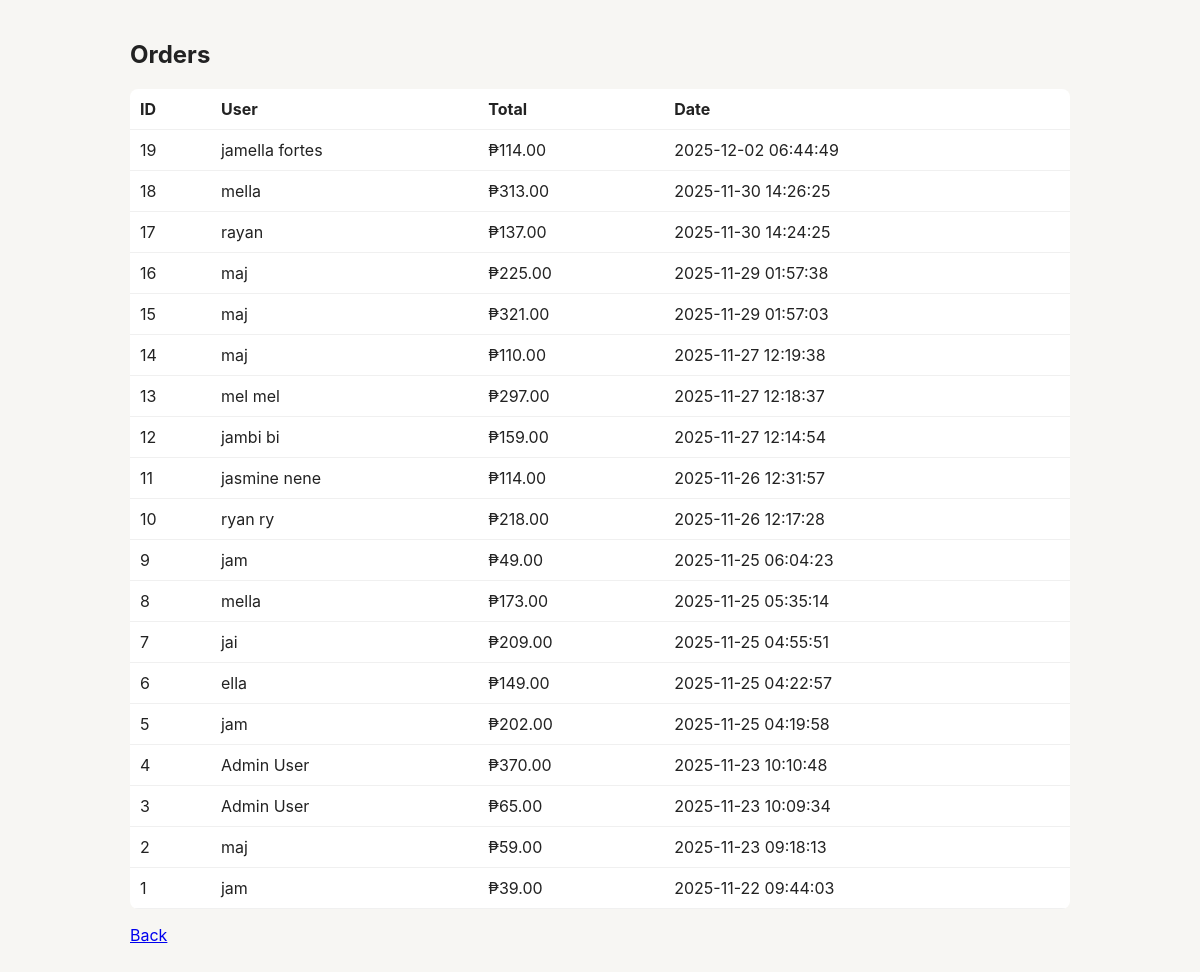
The page /admin/view_orders.php (signed in) on the database its author committed.
### tables this page shows
CREATE TABLE `orders` (
  `id` int(11) NOT NULL,
  `user_id` int(11) DEFAULT NULL,
  `total` decimal(10,2) DEFAULT NULL,
  `created_at` timestamp NOT NULL DEFAULT current_timestamp()
);

CREATE TABLE `users` (
  `id` int(11) NOT NULL,
  `fullname` varchar(100) DEFAULT NULL,
  `email` varchar(150) DEFAULT NULL,
  `password` varchar(255) DEFAULT NULL,
  `role` enum('user','admin') DEFAULT 'user'
);

### admin/view_orders.php (the view, shortened to what this page needs)
<?php
include "../includes/db.php";
$res = $conn->query("SELECT o.*, u.fullname FROM orders o LEFT JOIN users u ON u.id = o.user_id ORDER BY o.created_at DESC");
?>
<!doctype html>
<html><head><meta charset="utf-8"><title>Orders</title><link rel="stylesheet" href="../assets/css/style.css"></head><body>
<div class="container">
  <h2>Orders</h2>
  <table class="cart-table">
    <thead><tr><th>ID</th><th>User</th><th>Total</th><th>Date</th></tr></thead>
    <tbody>
      <?php while($row = $res->fetch_assoc()): ?>
      <tr>
        <td><?php echo $row['id']; ?></td>
        <td><?php echo htmlspecialchars($row['fullname']); ?></td>
        <td>₱<?php echo number_format($row['total'],2); ?></td>
        <td><?php echo $row['created_at']; ?></td>
      </tr>
      <?php endwhile; ?>
    </tbody>
  </table>
  <p><a href="index.php">Back</a></p>
</div>
</body></html>

### assets/css/style.css (style rules this page uses)
:root { --brown:#6B4F2B; --muted:#6b7280; --bg:#f7f6f3; }
* { box-sizing:border-box }
body { font-family:Inter,system-ui,Segoe UI,Roboto,Arial,sans-serif;margin:0;background:var(--bg);color:#222 }
.container { max-width:980px;margin:0 auto;padding:20px }
.cart-table { width:100%;border-collapse:collapse;background:#fff;border-radius:8px;overflow:hidden }
.cart-table th,.cart-table td { padding:10px;border-bottom:1px solid #f0f0f0;text-align:left }

### rows shown on the page
orders: id "19", user.fullname "jamella fortes", total "114.00", created_at "2025-12-02 06:44:49"
orders: id "18", user.fullname "mella", total "313.00", created_at "2025-11-30 14:26:25"
orders: id "17", user.fullname "rayan", total "137.00", created_at "2025-11-30 14:24:25"
orders: id "16", user.fullname "maj", total "225.00", created_at "2025-11-29 01:57:38"
orders: id "15", user.fullname "maj", total "321.00", created_at "2025-11-29 01:57:03"
orders: id "14", user.fullname "maj", total "110.00", created_at "2025-11-27 12:19:38"
orders: id "13", user.fullname "mel mel", total "297.00", created_at "2025-11-27 12:18:37"
orders: id "12", user.fullname "jambi bi", total "159.00", created_at "2025-11-27 12:14:54"
orders: id "11", user.fullname "jasmine nene", total "114.00", created_at "2025-11-26 12:31:57"
orders: id "10", user.fullname "ryan ry", total "218.00", created_at "2025-11-26 12:17:28"
orders: id "9", user.fullname "jam", total "49.00", created_at "2025-11-25 06:04:23"
orders: id "8", user.fullname "mella", total "173.00", created_at "2025-11-25 05:35:14"
orders: id "7", user.fullname "jai", total "209.00", created_at "2025-11-25 04:55:51"
orders: id "6", user.fullname "ella", total "149.00", created_at "2025-11-25 04:22:57"
orders: id "5", user.fullname "jam", total "202.00", created_at "2025-11-25 04:19:58"
orders: id "4", user.fullname "Admin User", total "370.00", created_at "2025-11-23 10:10:48"
orders: id "3", user.fullname "Admin User", total "65.00", created_at "2025-11-23 10:09:34"
orders: id "2", user.fullname "maj", total "59.00", created_at "2025-11-23 09:18:13"
orders: id "1", user.fullname "jam", total "39.00", created_at "2025-11-22 09:44:03"
